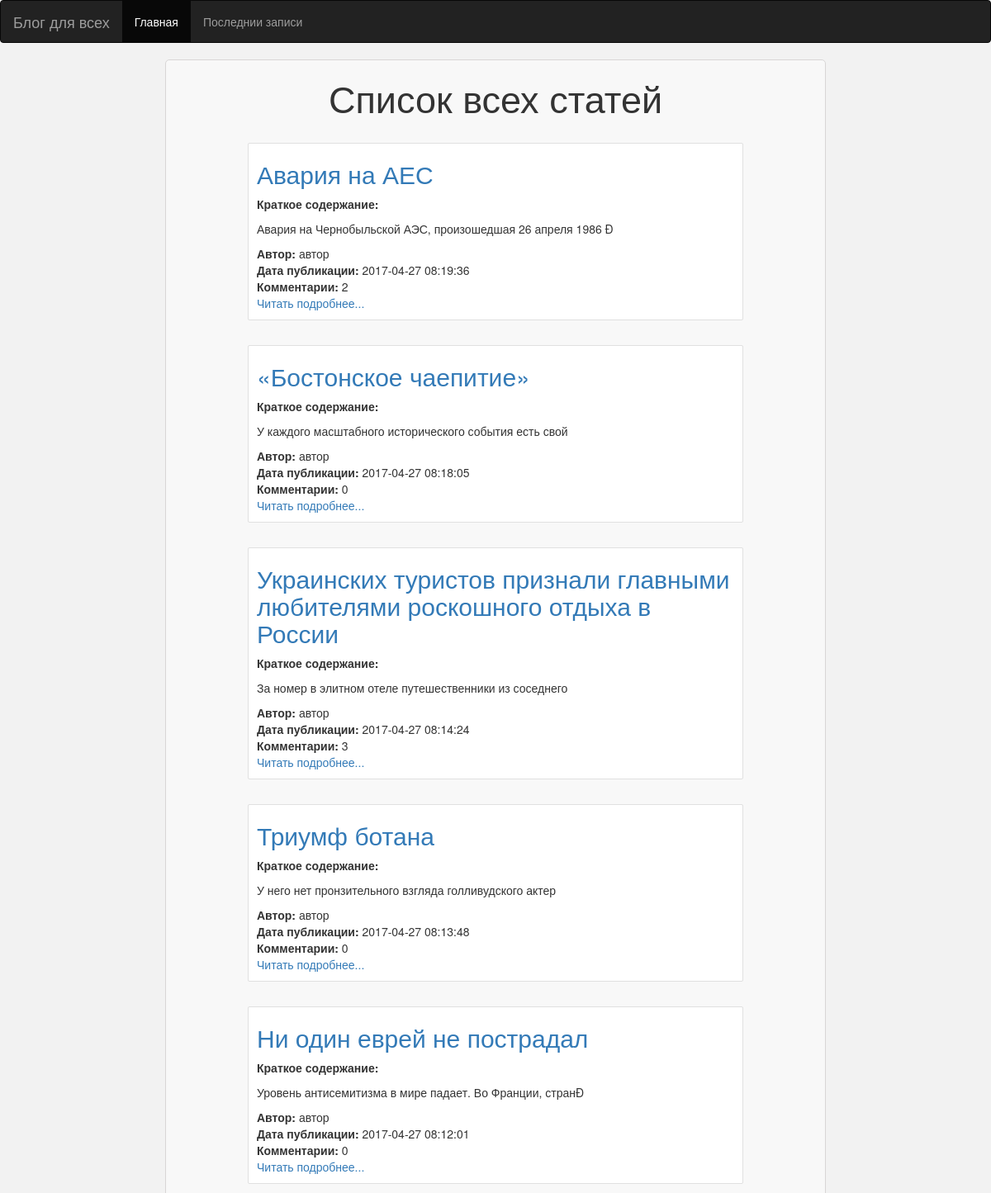
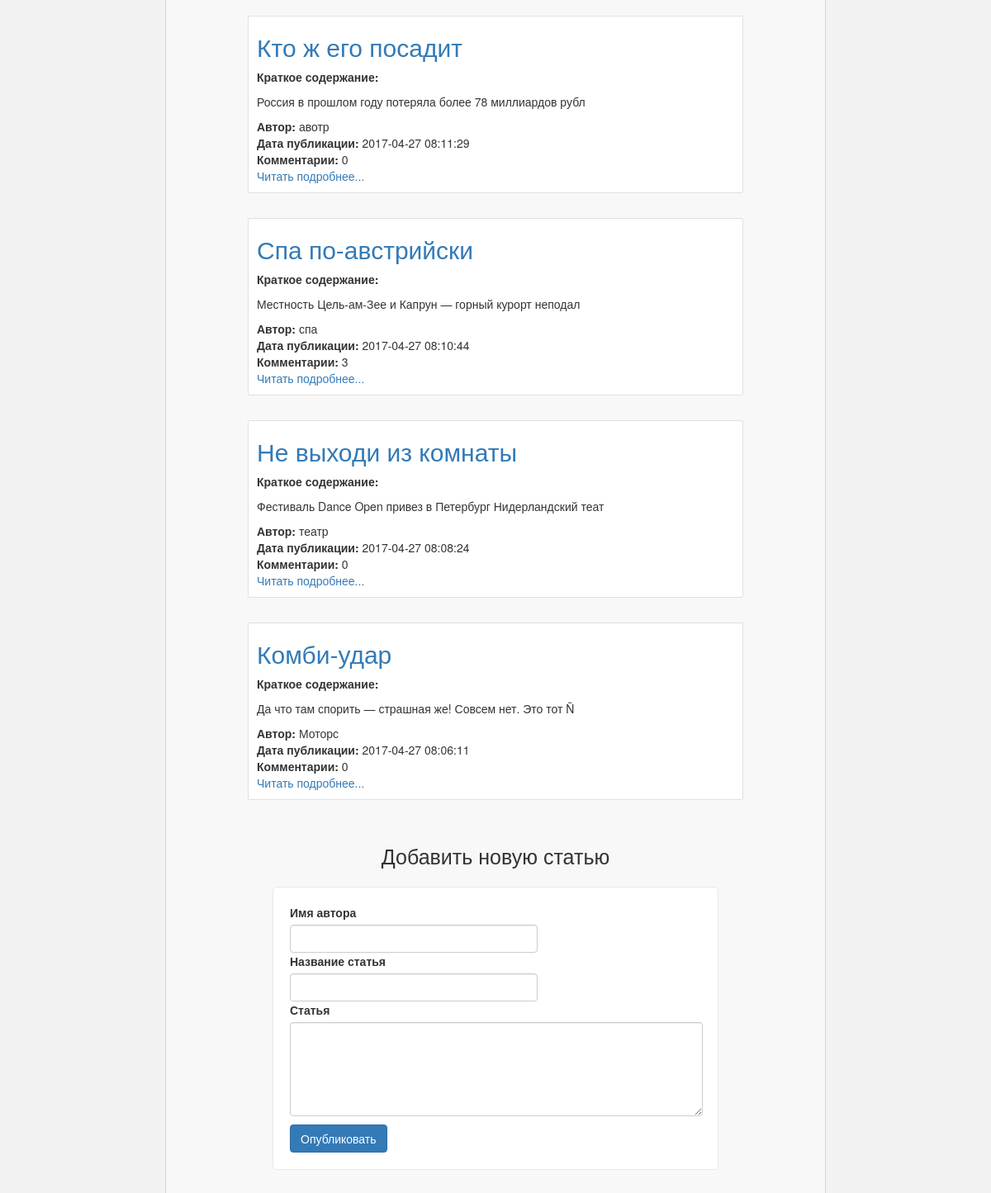
The page / on the database its author committed (2 pictures, top to bottom).
### tables this page shows
CREATE TABLE `articles` (
  `id_articl` int(10) UNSIGNED NOT NULL,
  `name` varchar(100) NOT NULL,
  `text_articl` mediumtext NOT NULL,
  `data` varchar(100) NOT NULL,
  `name_user` varchar(100) NOT NULL,
  `count_comment` int(10) UNSIGNED NOT NULL
);

### web/application/core/view.php (called while the page is built)
<?php
class View
{
	function generate($content_view,
					  $template_view,
					  $db = NULL)
	{
		include '/web/application/views/'.$template_view;
	}
}

### web/application/controllers/controller_main.php (called while the page is built, shortened)
<?php
class Controller_Main extends Controller
{
	function __construct($db)
	{
		$this->model = new Model_main($db);
		$this->view = new View();
	}
	function action_index($db)
	{
		$articls = $this->model->getArticls();
		$this->view->generate('main_view.php', 'template_view.php',$articls);
	}
}

### web/application/bootstrap.php (called while the page is built, shortened)
<?php
	require_once "core/db.php";
require_once 'core/view.php';
require_once 'core/route.php';
Route::start($db,$goods);

### index.php (called while the page is built, shortened)
<?php
require_once 'web/application/bootstrap.php';

### web/application/core/db.php (called while the page is built, shortened)
<?
class Db
{
	protected $dbc;
	function __construct()
	{
		$this->dbc = new mysqli(HOST, login, password, db);
	}
	public function makeQuery($query,$id = null){
		$this->result = $this->dbc->query($query);
		return (is_bool($this->result)) ? $this->result : Lib::mysqli_fetch_all_my($this->result,$id);
	}
}?>

### web/application/models/model_main.php (called while the page is built)
<?
class Model_main extends Model
	{
		function getArticls(){
			$query = "SELECT * FROM `articles` ORDER BY data DESC";
			$array = $this->db->makeQuery($query);
			foreach ($array as $key => $value) {
				$array[$key]['text_articl'] = substr($value['text_articl'], 0, 100);
			}
			return $array;
		}
	}
?>

### web/application/views/main_view.php (the view)
<div>
	<div>
	<div class="text_mein_g"><h1>Список всех статей</h1></div>
		<?
		foreach ($db as $key => $value) {?>
			<div class="block_articl_one">
				<div class="name_articl_main"><h2><a href="/articlone/getarticl?id=<?=$value['id_articl']?>"><?=$value['name']?></a></h2></div>
				<div>
					<div><b>Краткое содержание: </b></div>
					<div class="text_articl"><?=$value['text_articl']?></div>
				</div>
				<div>
					<div><b>Автор:</b> <?=$value['name_user']?></div>
					<div><b>Дата публикации:</b> <?=$value['data']?></div>
					<div><b>Комментарии: </b> <?=$value['count_comment']?></div>
					<div class="block_podrob"><a href="/articlone/getarticl?id=<?=$value['id_articl']?>">Читать подробнее...</a></div>
				</div>
			</div>
		<?}
		?>
	</div>
	<div class="block_main_articl">
		<div class="text_name_articl">Добавить новую статью</div>
		<div class="articl_block">
			<form action="/addarticl/add" method="POST">
				<div>
					<label for="name_user">Имя автора</label>
					<input type="text" name="name_user" id='name_user' class="form-control input_user" required>
				</div>
				<div>
					<label for="name_articl">Название статья</label>
					<input type="text" name="name_articl" id='name_articl' class="form-control input_user" required>
				</div>
				<div>
					<label for="comment">Статья</label>
					<textarea type="text" name="articl" class="form-control description_d" rows='5' id="comment" required></textarea>
				</div>
				<div class="input_articl_s">
					<input type="submit" name="auth" value="Опубликовать" class="btn btn-primary">
				</div>
			</form>
		</div>
	</div>
</div>

### web/application/core/route.php (shortened to what this page needs)
<?php
class Route
{
	static function start($db)
	{
		$action_name = 'index';
		$action_name = 'action_'.$action_name;
		$controller = new $controller_name($db);
		$action = $action_name;
		if(method_exists($controller, $action))
		{
			$controller->$action($db,$language);
		}
		else
		{
			 Route::ErrorPage404();
		}
	}
}

### web/application/views/template_view.php (shortened to what this page needs)
<!DOCTYPE html>
<html>
<head>
	<link rel="stylesheet" href="https://maxcdn.bootstrapcdn.com/bootstrap/3.3.7/css/bootstrap.min.css">
  	<link rel="stylesheet" href="/web/font-awesome/css/font-awesome.min.css">
  	<link rel="stylesheet" href="/web/css/style.css">
</head>
<body>
</head>
<body>
<nav class="navbar navbar-inverse">
  <div class="container-fluid">
    <div class="navbar-header">
      <a class="navbar-brand" href="/">Блог для всех</a>
    </div>
    <ul class="nav navbar-nav">
      <li class="active"><a href="/">Главная</a></li>
      <li><a href="/articls/getlast">Последнии записи</a></li>
    </ul>
  </div>
</nav>
    <div class="body_main_d">
     	<?include "/web/application/views/".$content_view;?>
		</div>
</body>
</html>

### web/css/style.css (style rules this page uses)
.body_main_d { background-color: #f8f8f8; margin-left: auto; margin-right: auto; border: 1px solid #d8d6d6; border-radius: 5px; max-width: 800px; }
.input_user { width: 300px; }
.description_d { width: 500px; }
.articl_block { margin-bottom: 100px; background-color: white; border-radius: 5px; padding: 20px; border: 1px solid #eae8e8; width: 540px; margin-right: auto; margin-left: auto; }
.input_articl_s { margin-top: 10px; }
.text_name_articl { text-align: center; font-size: 25px; margin-bottom: 20px; }
.block_main_articl { margin-top: 50px; }
.block_articl_one { background-color: white; padding-left: 10px; padding-right: 10px; padding-bottom: 10px; margin-top: 30px; border:1px solid #e0e0e0; border-radius: 2px; max-width: 600px; margin-left: auto; margin-right: auto; }
.name_articl_main { font-size: 20px; }
body { background-color: #f2f2f2; }
.text_articl { margin-top: 10px; margin-bottom: 10px; }
.text_mein_g h1 { text-align: center; font-size: 45px; }

### rows shown on the page
articles: name "Авария на АЕС", text_articl "Авария на Чернобыльской АЭС, произошедшая 26 апреля 1986 Ð", name_user "автор", data "2017-04-27 08:19:36", count_comment "2"
articles: name "«Бостонское чаепитие»", text_articl "У каждого масштабного исторического события есть свой", name_user "автор", data "2017-04-27 08:18:05", count_comment "0"
articles: name "Украинских туристов признали главными любителями роскошного отдыха в России", text_articl "За номер в элитном отеле путешественники из соседнего", name_user "автор", data "2017-04-27 08:14:24", count_comment "3"
articles: name "Триумф ботана", text_articl "У него нет пронзительного взгляда голливудского актер", name_user "автор", data "2017-04-27 08:13:48", count_comment "0"
articles: name "Ни один еврей не пострадал", text_articl "Уровень антисемитизма в мире падает. Во Франции, странÐ", name_user "автор", data "2017-04-27 08:12:01", count_comment "0"
articles: name "Кто ж его посадит", text_articl "Россия в прошлом году потеряла более 78 миллиардов рубл", name_user "авотр", data "2017-04-27 08:11:29", count_comment "0"
articles: name "Спа по-австрийски", text_articl "Местность Цель-ам-Зее и Капрун — горный курорт неподал", name_user "спа", data "2017-04-27 08:10:44", count_comment "3"
articles: name "Не выходи из комнаты", text_articl "Фестиваль Dance Open привез в Петербург Нидерландский теат", name_user "театр", data "2017-04-27 08:08:24", count_comment "0"
articles: name "Комби-удар", text_articl "Да что там спорить — страшная же! Совсем нет. Это тот Ñ", name_user "Моторс", data "2017-04-27 08:06:11", count_comment "0"
